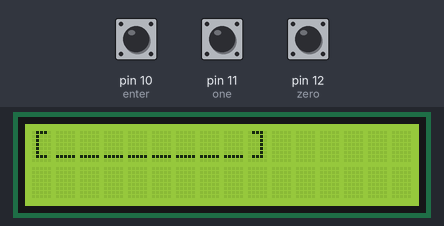
A sketch run on a simulated Arduino Uno, built with avr-gcc and run on an emulated ATmega328P. Shown: 16×2 character LCD. The inputs (shaded band) are chosen by the test bench; at power-on: pin 11 (one) HIGH, pin 12 (zero) HIGH, pin 10 (enter) HIGH.

Above: at 1.2 s.
1.3 s: pin 11 (one) pulled LOW for 1 s
At 2.9 s:
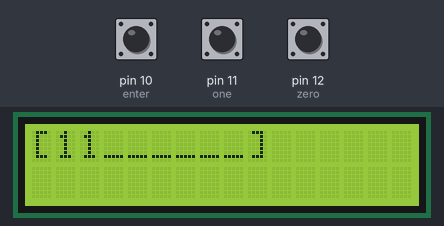
3.8 s: pin 12 (zero) pulled LOW for 3.2 s
At 3.92 s:
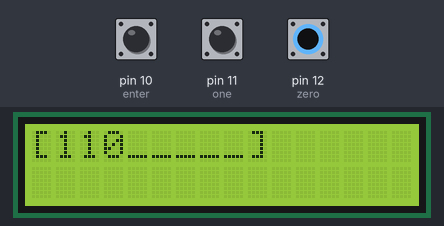
8.5 s: pin 11 (one) pulled LOW for 0.15 s
At 9.6 s:
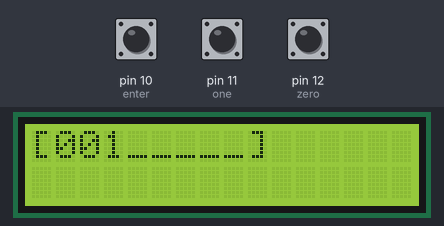
10.1 s: pin 12 (zero) pulled LOW for 0.15 s
At 10.8 s:
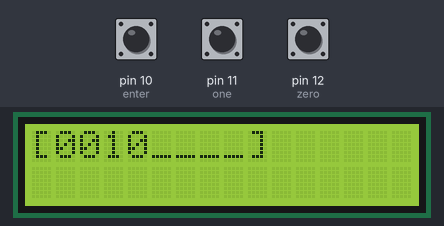
11.7 s: pin 10 (enter) pulled LOW for 0.15 s
At 12.1 s:
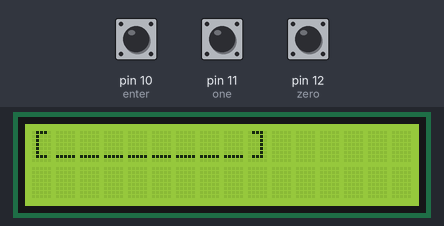
13.3 s: pin 11 (one) pulled LOW for 3.2 s
At 17.3 s:
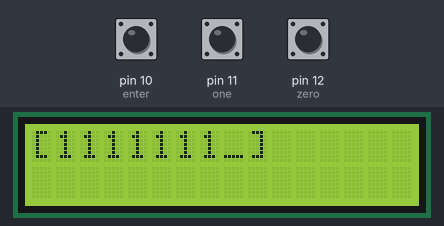

The sketch:

binary_keyboard_LCD.ino
```cpp
//#include <Keyboard.h>
#include <LiquidCrystal.h>

int zero = 12;
int one = 11;
int enter = 10;

int col = 1;

int displayCursorColumn = 12;
// increases by 12

char binary[8] = {};
char (*previousBinary)[8] = &binary;
//char previousBinary[8] = {};
int index = 0;

// initialize the library with the numbers of the interface pins
LiquidCrystal lcd(7, 6, 5, 4, 3, 2);

void setup() {
  lcd.begin(16, 2);
  lcd.clear();
  lcd.print("[________]");

  pinMode(zero, INPUT_PULLUP);
  pinMode(one, INPUT_PULLUP);
  pinMode(enter, INPUT_PULLUP);

  //debug
  Serial.begin(800);
}

void loop(){
  // set the cursor to column 0, line 1
  // lcd.setCursor(0, 1);
  // lcd.print("g");

  int index = col - 1;

  //debug
  //Serial.println(digitalRead(zero));
  //Serial.println(col);

  //debug binary conversion
  //Serial.println(binary[0]);
  //Serial.println(binary[1]);
  //Serial.println(binary[2]);
  //Serial.println(binary[3]);
  //Serial.println(binary[4]);
  //Serial.println(binary[5]);
  //Serial.println(binary[6]);
  //Serial.println(binary[7]);

  if (col == 9){
    if ((digitalRead(zero) == 0) || (digitalRead(one) == 0)){
      enterFunction();
    }
    else if (digitalRead(enter) == 0){
      enterFunction();
    }
    //else other stuff?
  }
  else{
    binaryKeb();
  }

}

void enterFunction(){
  //copy binary to previousBinary
  char (*previousBinary)[8] = &binary;

  //conversion
  atoi(binary);

  //debug
  Serial.println(binary);

  int binary[8] = {};
  //lcd.clear();
  col = 1;
  lcd.setCursor(index, 0);
  lcd.print("[________]");
  lcd.setCursor(col, 0);
}

void binaryKeb(){
  if (digitalRead(zero) == 0){
   lcd.setCursor(col, 0);
   lcd.print("0");
   col = col + 1;
   int index = col - 1;
   binary[index] = "0";
  }
  else if (digitalRead(one) == 0){
    lcd.setCursor(col, 0);
    lcd.print("1");
    col = col + 1;
    int index = col - 1;
    binary[index] = "1";
  }
  else if (digitalRead(enter) == 0){
    enterFunction();
  }
  else if ((digitalRead(zero) == 0) && (digitalRead(enter) == 0)){
    lcd.print(" ");
    binary[index - 1] = 0;
  }
  else if ((digitalRead(one) == 0) && (digitalRead(enter) == 0)){
    lcd.clear();
    col = 1;
    lcd.print("[________]");
  }
  //else{
    // all 3 are pressed
  //return to previousBinary
  //}
  delay(100);
}
```

Measured:
- after the input at 1.3 s, the display: first changes after 0.07 s (image 1 shows a later state)
- after the input at 3.8 s, the display: changes after 0.07 s (image 2)
- after the input at 8.5 s, the display: changes after 0.09 s (image 3)
- after the input at 10.1 s, the display: changes after 0.09 s (image 4)
- after the input at 11.7 s, the display: changes after 0.09 s (image 5)
- after the input at 13.3 s, the display: first changes after 0.09 s (image 6 shows a later state)
